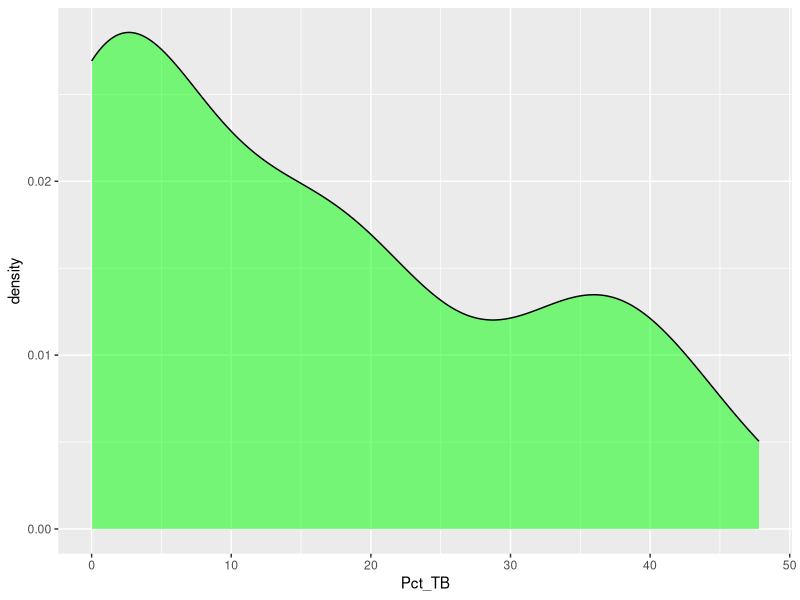
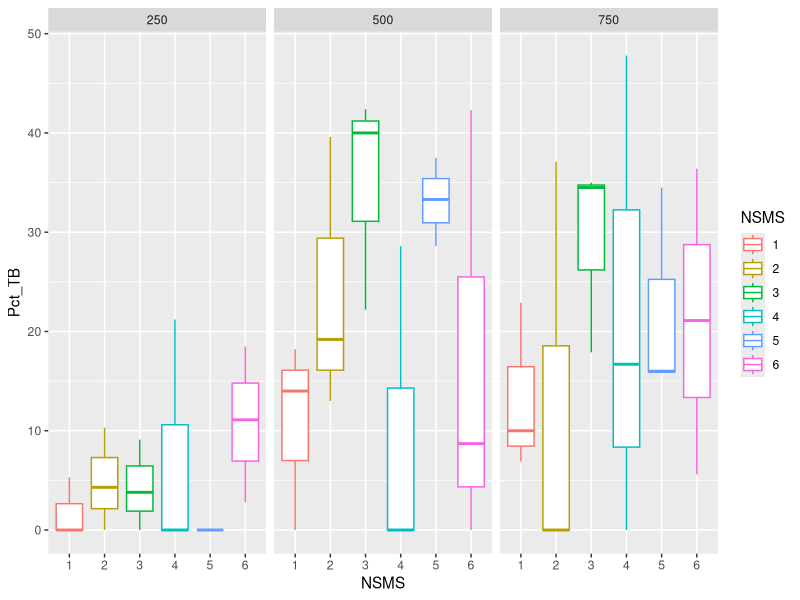
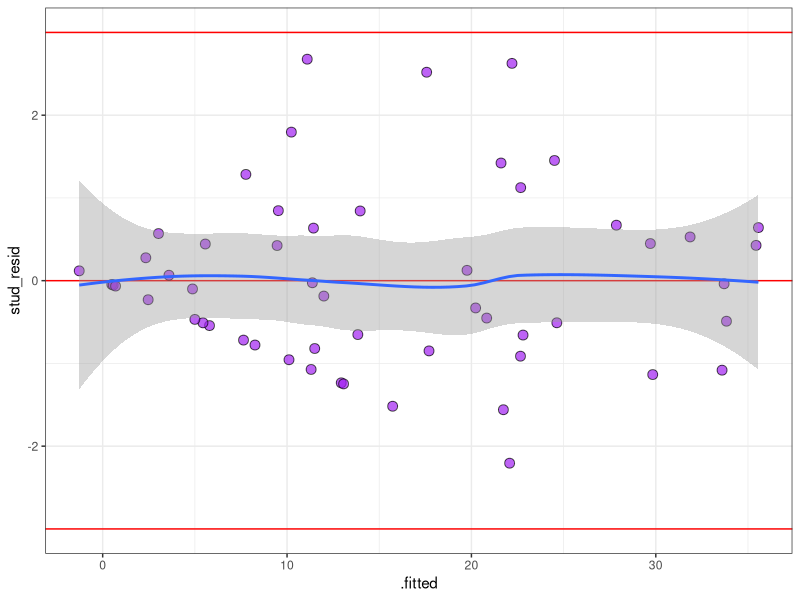
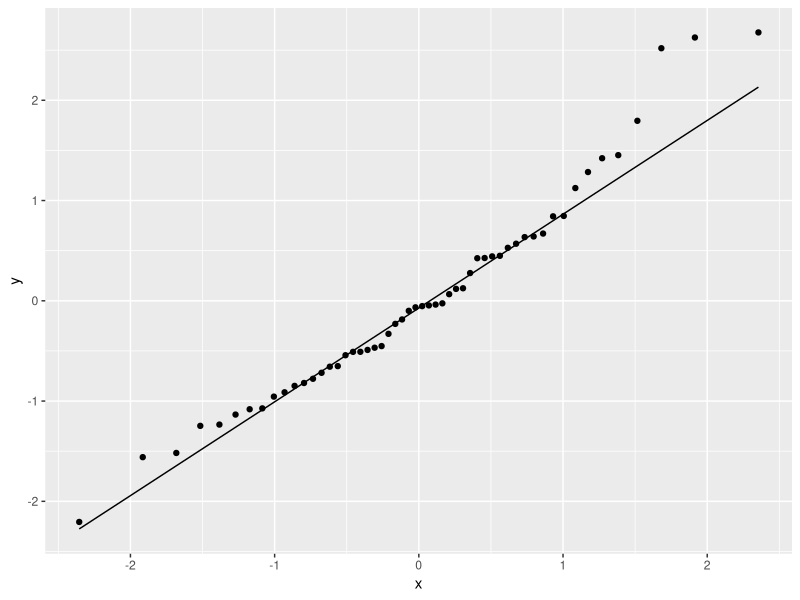

These charts were generated, in order, by the following R code:
## ---- chunk 1

library(tidyverse)
library(car)
library(broom) # for model residuals extraction
library(emmeans) # for model mean extraction
library(multcomp)

## ---- chunk 2

harvest7 <- read_csv("../data/harvest7w.csv",
                      show_col_types = F)

harvest7w <- harvest7 |>
  mutate_at(vars(1:3), as.factor)

## ---- chunk 3

summary <- harvest7w|>
  summarise(
    mean_tb = mean(Pct_TB),
    median_tb = median(Pct_TB),
    n_tb = length(Pct_TB),
    zeros_tb = sum(Pct_TB == 0),
    pct_zero_tb = 100* zeros_tb / n_tb,
  )

## ---- chunk 4

#density plot
harvest7w |>
  ggplot(aes(x = Pct_TB))+
  geom_density(fill = "green",
               alpha = 0.5)

plot <- harvest7w|>
  ggplot(aes(x = NSMS, y = Pct_TB,
             color = NSMS))+
  geom_boxplot()+
  facet_wrap(~PPFD)

plot

ggsave(plot, "../output/tb_plot.png")

## ---- chunk 5

mod <- lm(Pct_TB ~ Rack + NSMS*PPFD,
          data = harvest7w)

car::Anova(mod, type = 3)

## ---- chunk 6


aug <- broom::augment(mod)|>
    mutate(
    stud_resid = rstudent(mod)
  )


  
ggplot(aug, aes(x = .fitted, y = stud_resid))+
  geom_hline(yintercept = 0, color="red")+
  geom_point(shape = 21,
             fill = "purple", 
             size = 3,
             alpha = .7)+
  geom_smooth()+
  geom_hline(yintercept = c(-3,3), color = "red")+
  theme_bw()


aug |>
  ggplot(aes(sample = stud_resid))+
  stat_qq()+
  stat_qq_line()
